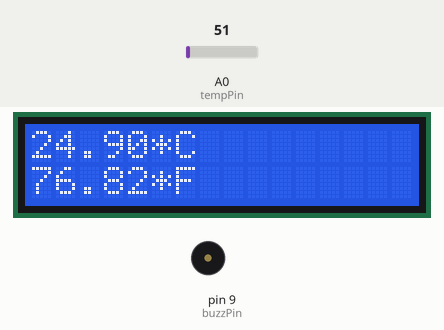
This sketch was run on a simulated Arduino Uno, built with avr-gcc and run on an emulated ATmega328P. Shown: 16×2 character LCD, buzzer (waves = sounding, pin HIGH). The inputs (shaded band) are chosen by the test bench; at power-on: A0 (tempPin) = 51.

Above: at 1.2 s.
1.3 s: A0 (tempPin) set to 57
At 2.7 s:
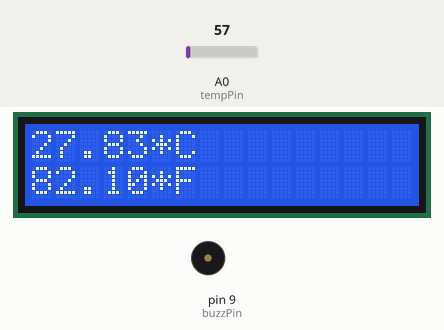
3.5 s: A0 (tempPin) set to 65
At 6.2 s:
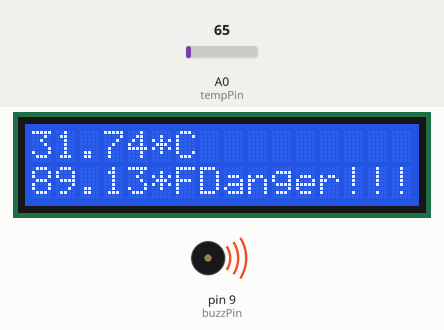
6.5 s: A0 (tempPin) set to 86
At 7.8 s:
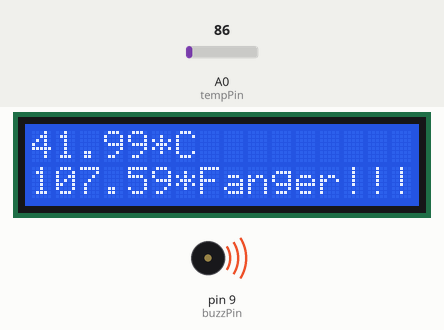
9.5 s: A0 (tempPin) set to 71
At 12.0 s:
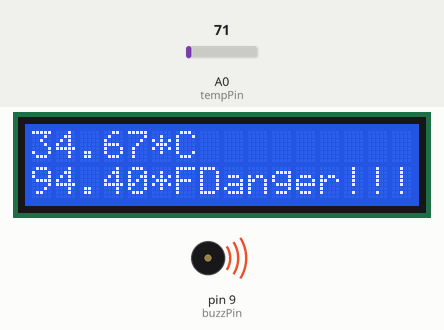
12.6 s: A0 (tempPin) set to 112
At 13.9 s:
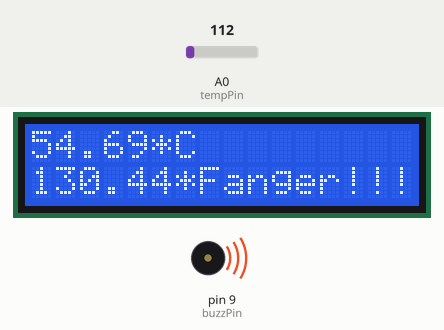
15.6 s: A0 (tempPin) set to 15
At 17.5 s:
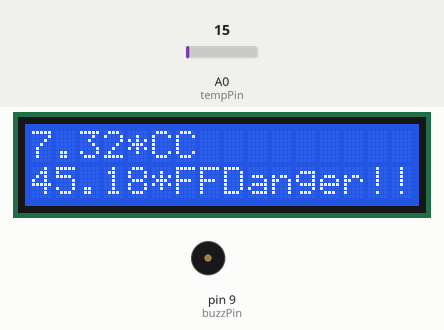
Timing chart, 0 to 19.0 s (numbered marks = the images above; inputs shaded):
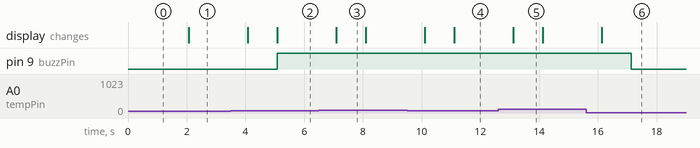

The sketch:

Temperature_on_LCD.ino
```cpp
// LCD Dsplay with LM35 Temperature Sensor
#include <LiquidCrystal.h>
int val;
const int tempPin =A0;
int buzzPin = 9;
const int rs = 12, en = 11, d4 = 6, d5 = 5, d6 = 4, d7 = 3;
LiquidCrystal lcd(rs, en, d4, d5, d6, d7);

void setup() {

  pinMode(tempPin,INPUT);
  pinMode(buzzPin,OUTPUT);
  lcd.begin(16, 2);
}

void loop() {
  val = analogRead(tempPin);
  float millivolts = (val/ 1024.0) * 5000;
  float celsius = millivolts / 10;
  float fahrenheit = (celsius * 9)/5 + 32;

  //lcd.print("Temperature= ");
  lcd.setCursor(0, 0);
  lcd.print(celsius);
  lcd.print("*C");
  lcd.setCursor(0,1);
  lcd.print(fahrenheit);
  lcd.print("*F");
  delay(1000);

  if(celsius>=29){
      digitalWrite(buzzPin,HIGH);
      lcd.print("Danger!!!!");
    }
  else{
      digitalWrite(buzzPin,LOW);
      }
}
```

Measured:
- the behaviour switches between 59 and 60 on A0 (tempPin) (found by bisection; images 1 and 2)
- after the input at 1.3 s, the display: changes after 0.77 s (image 1)
- after the input at 3.5 s, pin 9 (buzzPin): LOW → HIGH after 1.6 s; the display: first changes after 0.58 s (image 2 shows a later state)
- after the input at 6.5 s, the display: changes after 0.59 s (image 3)
- after the input at 9.5 s, the display: first changes after 0.60 s (image 4 shows a later state)
- after the input at 12.6 s, the display: changes after 0.52 s (image 5)
- after the input at 15.6 s, pin 9 (buzzPin): HIGH → LOW after 1.5 s; the display: changes after 0.53 s (image 6)
